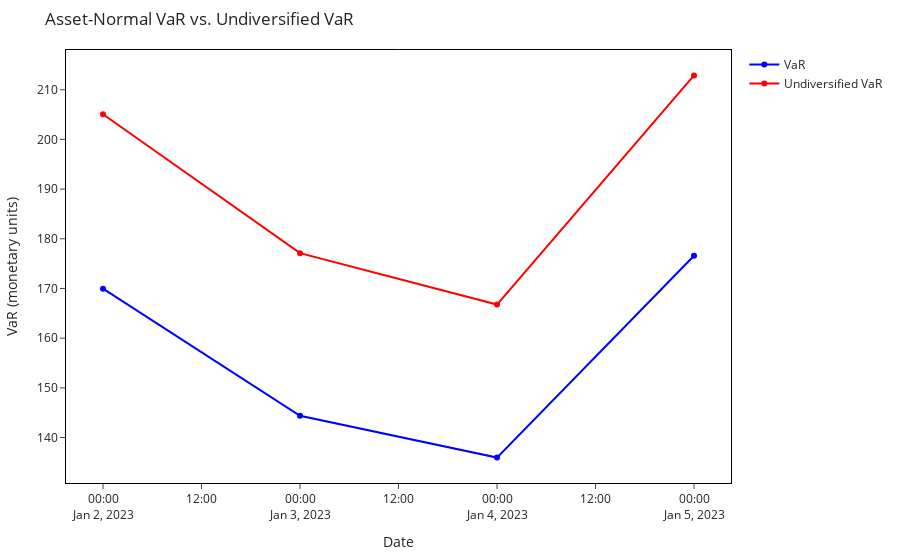

Notebook code cell kept with this figure:
### Markdown cell above
### Visualizations

### Code cell
pv.plot_var_series(var_series, uvar_series)

### Figure 1 — Plotly figure (JSON) as saved in the notebook; plotly's stock layout.template omitted (floating-point values rounded to 4 significant figures)
{"data": [{"hovertemplate": "Date: %{x}<br>VaR = %{y:.3f}<extra></extra>", "line": {"color": "blue"}, "name": "VaR", "type": "scatter", "x": ["2023-01-02T00:00:00", "2023-01-03T00:00:00", "2023-01-04T00:00:00", "2023-01-05T00:00:00"], "y": [170.0, 144.4, 136.0, 176.6]}, {"hovertemplate": "Date: %{x}<br>Undiversified VaR = %{y:.3f}<extra></extra>", "line": {"color": "red"}, "name": "Undiversified VaR", "type": "scatter", "x": ["2023-01-02T00:00:00", "2023-01-03T00:00:00", "2023-01-04T00:00:00", "2023-01-05T00:00:00"], "y": [205.1, 177.1, 166.8, 212.9]}], "layout": {"margin": {"b": 50, "l": 60, "r": 60, "t": 50}, "title": {"text": "Asset-Normal VaR vs. Undiversified VaR"}, "xaxis": {"linecolor": "black", "linewidth": 1, "mirror": true, "showline": true, "title": {"text": "Date"}}, "yaxis": {"linecolor": "black", "linewidth": 1, "mirror": true, "showline": true, "title": {"text": "VaR (monetary units)"}}}}
